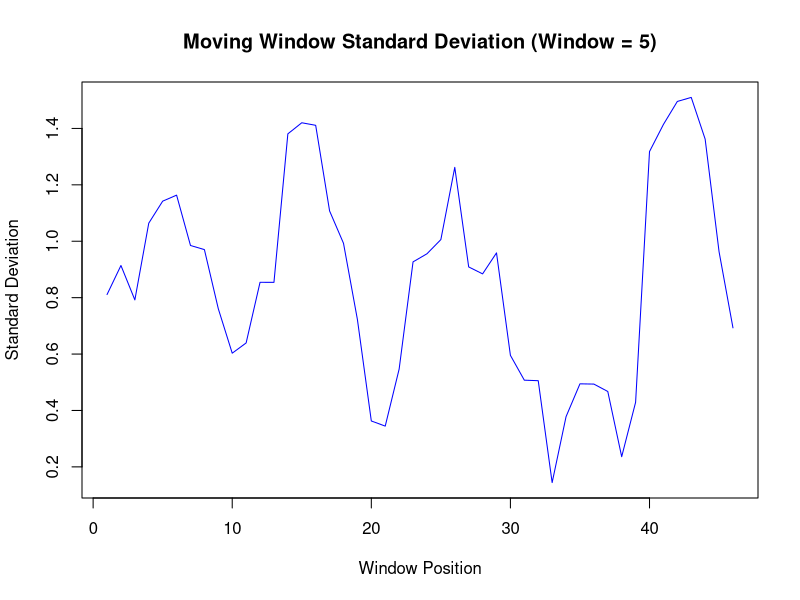

R code for this plot:
# generate 50 random numbers from normal distribution
set.seed(123)
x <- rnorm(50)

# window size
w <- 5

# vector to store moving standard deviation
moving_sd <- c()

# calculate moving SD
for(i in 1:(length(x) - w + 1)) {
  moving_sd[i] <- sd(x[i:(i + w - 1)])
}

# print values
print(moving_sd)

# plot
plot(moving_sd, type="l",
     col="blue",
     main="Moving Window Standard Deviation (Window = 5)",
     xlab="Window Position",
     ylab="Standard Deviation")
